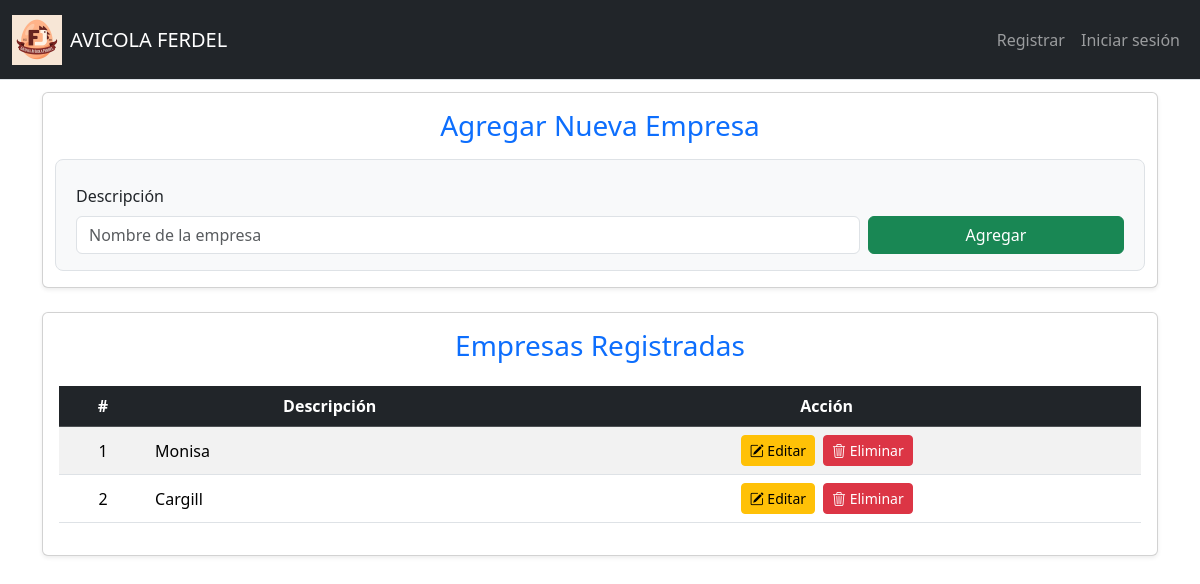
The app's page /empresa, older data.
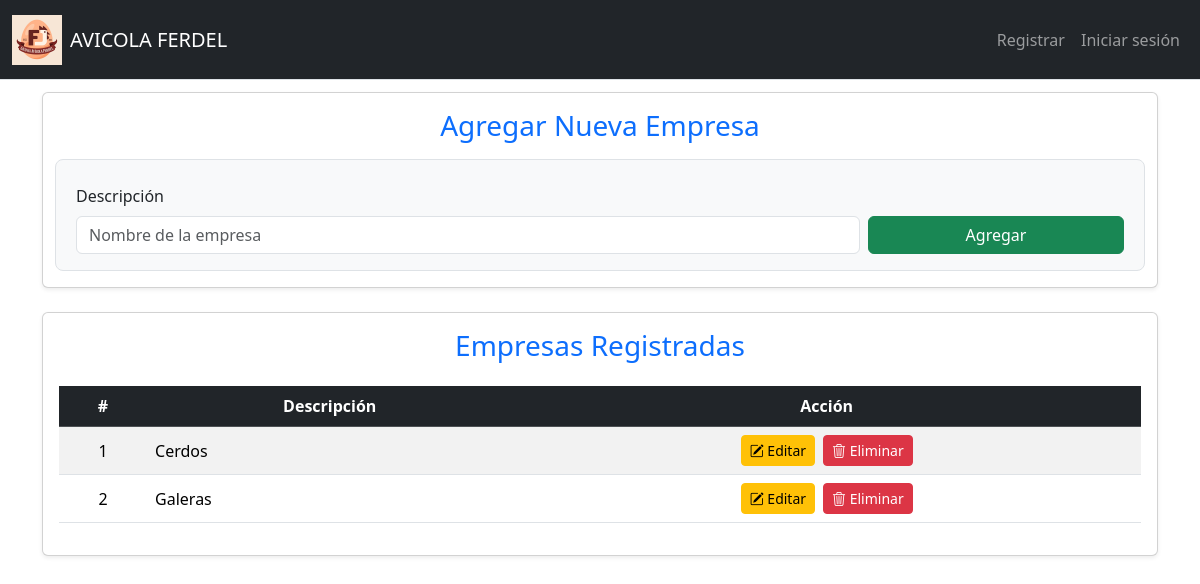
The same page, newer data.
### tables this page shows
CREATE TABLE Empresa (
    ID_Empresa INTEGER PRIMARY KEY AUTOINCREMENT,
    Descripcion TEXT
);

### app.py (the view, shortened to what this page needs)
@app.route("/empresa", methods=["GET", "POST"])
def empresa():
    empresas = db.execute("SELECT * FROM Empresa ORDER BY ID_Empresa")
    return render_template("empresa.html", empresas=empresas)

### app.py (called while the page is built)
@app.after_request
def after_request(response):
    response.headers["Cache-Control"] = "no-cache, no-store, must-revalidate"
    response.headers["Expires"] = 0
    response.headers["Pragma"] = "no-cache"
    return response

### Templates/empresa.html (shortened to what this page needs)
{% extends "layout.html" %}
{% block main %}
<div class="container">
    <div class="card shadow-sm mb-4">
        <div class="card-body">
            <h3 class="card-title text-center text-primary mb-4">Agregar Nueva Empresa</h3>
            <form method="post" class="row g-2 p-3 bg-light rounded-3 border">
                <div class="col-md-9 col-sm-12">
                    <label class="form-label">Descripción</label>
                    <input type="text" name="descripcion" class="form-control" placeholder="Nombre de la empresa" required>
                </div>
                <div class="col-md-3 col-sm-12 d-flex align-items-end">
                    <button type="submit" class="btn btn-success w-100">Agregar</button>
                </div>
            </form>
        </div>
    </div>
    <div class="card shadow-sm">
        <div class="card-body">
            <h3 class="card-title text-center text-primary mb-4">Empresas Registradas</h3>
            <div class="table-responsive">
                <table class="table table-striped table-hover align-middle">
                    <thead class="table-dark text-center">
                        <tr>
                            <th>#</th>
                            <th>Descripción</th>
                            <th>Acción</th>
                        </tr>
                    </thead>
                    <tbody>
                        {% for e in empresas %}
                        <tr>
                            <td class="text-center">{{ e.ID_Empresa }}</td>
                            <td>{{ e.Descripcion }}</td>
                            <td class="text-center">
                                <div class="d-flex justify-content-center gap-2">
                                    <a href="{{ url_for('editar_empresa', id=e.ID_Empresa) }}" class="btn btn-sm btn-warning">
                                        <i class="bi bi-pencil-square"></i> Editar
                                    </a>
                                    <a href="{{ url_for('eliminar_empresa', id=e.ID_Empresa) }}" class="btn btn-sm btn-danger" onclick="return confirm('¿Seguro de eliminar?');">
                                        <i class="bi bi-trash3"></i> Eliminar
                                    </a>
                                </div>
                            </td>
                        </tr>
                        {% else %}
                        <tr>
                            <td colspan="3" class="text-center text-muted">No hay empresas registradas.</td>
                        </tr>
                        {% endfor %}
                    </tbody>
                </table>
            </div>
        </div>
    </div>
</div>
{% endblock %}

### Templates/layout.html (shortened to what this page needs)
<!DOCTYPE html>
<html lang="es">
<head>
    <link href="https://cdn.jsdelivr.net/npm/bootstrap@5.3.3/dist/css/bootstrap.min.css" rel="stylesheet"
>
    <link rel="stylesheet" href="https://cdn.jsdelivr.net/npm/bootstrap-icons@1.11.1/font/bootstrap-icons.css">
    <link rel="stylesheet" href="{{ url_for('static', filename='styles.css') }}">
</head>
<body>
    <nav class="navbar navbar-expand-lg navbar-dark bg-dark border-bottom fixed-top">
        <div class="container-fluid">
            <div class="navbar-container">
                <div class="navbar-brand-container">
                    <img src="{{ url_for('static', filename='logoFerdel_web.png') }}"
                         alt="Logo de Ferdel"
                         width="50"
                         height="50"
                         class="img-fluid d-none d-sm-block">
                    <a class="navbar-brand" href="/">AVICOLA FERDEL</a>
                </div>
                <div class="collapse navbar-collapse navbar-menu" id="navbarNav">
                    {% if current_user.is_authenticated %}
                    <ul class="navbar-nav me-auto">
                        <li class="nav-item dropdown">
                            <a class="nav-link dropdown-toggle" href="#" id="comprasDropdown" role="button"
                               data-bs-toggle="dropdown" aria-expanded="false">
                                <i class="bi bi-cart-plus d-lg-none"></i>
                                <span>Compras</span>
                            </a>
                            <ul class="dropdown-menu" aria-labelledby="comprasDropdown">
                                <li><a class="dropdown-item" href="/compras"><i class="bi bi-plus-circle"></i>Agregar Compras</a></li>
                                <li><a class="dropdown-item" href="/gestionar_compras"><i class="bi bi-pencil-square"></i>Editar Compras</a></li>
                            </ul>
                        </li>
                        <li class="nav-item dropdown">
                            <a class="nav-link dropdown-toggle" href="#" id="ventasDropdown" role="button"
                               data-bs-toggle="dropdown" aria-expanded="false">
                                <i class="bi bi-cash-stack d-lg-none"></i>
                                <span>Ventas</span>
                            </a>
                            <ul class="dropdown-menu" aria-labelledby="ventasDropdown">
                                <li><a class="dropdown-item" href="/ventas"><i class="bi bi-plus-circle"></i>Agregar Ventas</a></li>
                                <li><a class="dropdown-item" href="/gestionar_ventas"><i class="bi bi-pencil-square"></i>Editar Ventas</a></li>
                            </ul>
                        </li>
                        <li class="nav-item dropdown">
                            <a class="nav-link dropdown-toggle" href="#" id="cobrosDropdown" role="button"
                               data-bs-toggle="dropdown" aria-expanded="false">
                                <i class="bi bi-currency-dollar d-lg-none"></i>
                                <span>Cobros</span>
                            </a>
                            <ul class="dropdown-menu" aria-labelledby="cobrosDropdown">
                                <li><a class="dropdown-item" href="{{ url_for('cobros') }}"><i class="bi bi-eye"></i>Ver Cobros</a></li>
                            </ul>
                        </li>
                        <li class="nav-item dropdown">
                            <a class="nav-link dropdown-toggle" href="#" id="pagosDropdown" role="button"
                               data-bs-toggle="dropdown" aria-expanded="false">
                                <i class="bi bi-credit-card d-lg-none"></i>
                                <span>Pagos</span>
                            </a>
                            <ul class="dropdown-menu" aria-labelledby="pagosDropdown">
                                <li><a class="dropdown-item" href="{{ url_for('pagos') }}"><i class="bi bi-eye"></i>Ver Pagos</a></li>
                            </ul>
                        </li>
                        <li class="nav-item dropdown">
                            <a class="nav-link dropdown-toggle" href="#" id="facturaDropdown" role="button"
                               data-bs-toggle="dropdown" aria-expanded="false">
                                <i class="bi bi-receipt d-lg-none"></i>
                                <span>Factura</span>
                            </a>
                            <ul class="dropdown-menu" aria-labelledby="facturaDropdown">
                                <li><a class="dropdown-item" href="{{ url_for('visualizar_facturas') }}"><i class="bi bi-eye"></i>Visualizar Factura</a></li>
                                <li><a class="dropdown-item" href="/factura_alterna"><i class="bi bi-file-earmark-plus"></i>Generar nueva Factura</a></li>
                            </ul>
                        </li>
                        <li class="nav-item dropdown">
                            <a class="nav-link dropdown-toggle" href="#" id="bodegaDropdown" role="button"
                               data-bs-toggle="dropdown" aria-expanded="false">
                                <i class="bi bi-box-seam d-lg-none"></i>
                                <span>Bodega</span>
                            </a>
                            <ul class="dropdown-menu" aria-labelledby="bodegaDropdown">
                                <li><a class="dropdown-item" href="/bodega"><i class="bi bi-eye"></i>Ver Bodega</a></li>
                                <li><a class="dropdown-item" href="{{ url_for('historial_inventario') }}"><i class="bi bi-clock-history"></i>Historial de Movimientos</a></li>
                            </ul>
                        </li>
                        <li class="nav-item dropdown">
                            <a class="nav-link dropdown-toggle" href="#" id="vehiculosDropdown" role="button"
                               data-bs-toggle="dropdown" aria-expanded="false">
                                <i class="bi bi-truck d-lg-none"></i>
                                <span>Vehiculos</span>
                            </a>
                            <ul class="dropdown-menu" aria-labelledby="vehiculosDropdown">
                                <li><a class="dropdown-item" href="{{ url_for('vehiculos') }}"><i class="bi bi-eye"></i>Ver Vehículos</a></li>
                                <li><a class="dropdown-item" href="{{ url_for('combustible') }}"><i class="bi bi-fuel-pump"></i>Gasto de Combustibles</a></li>
                                <li><a class="dropdown-item" href="#"><i class="bi bi-tools"></i>Gestionar Mantenimiento</a></li>
                            </ul>
                        </li>
                        <li class="nav-item dropdown">
                            <a class="nav-link dropdown-toggle" href="#" id="CatalogosDropdown" role="button"
                               data-bs-toggle="dropdown" aria-expanded="false">
                                <i class="bi bi-book d-lg-none"></i>
                                <span>Catálogos</span>
                            </a>
                            <ul class="dropdown-menu" aria-labelledby="CatalogosDropdown">
                                <li><a class="dropdown-item" href="/clientes"><i class="bi bi-people"></i>Gestionar Clientes</a></li>
                                <li><a class="dropdown-item" href="/proveedores"><i class="bi bi-truck"></i>Gestionar Proveedores</a></li>
                                <li><a class="dropdown-item" href="/productos"><i class="bi bi-box-seam"></i>Gestionar Productos</a></li>
                                <li><a class="dropdown-item" href="/empresa"><i class="bi bi-building"></i>Gestionar Empresa</a></li>
                                <li><a class="dropdown-item" href="{{ url_for('familia') }}"><i class="bi bi-diagram-3"></i>Gestionar Familias</a></li>
                                <li><a class="dropdown-item" href="{{ url_for('tipo_producto') }}"><i class="bi bi-tags"></i>Gestionar Tipos de Producto</a></li>
                            </ul>
                        </li>
                    </ul>
                    <ul class="navbar-nav">
                        <li class="nav-item">
                            <span class="nav-link text-white">
                                <i class="bi bi-person-circle d-lg-none"></i>
                                <span class="d-none d-md-inline">BIENVENIDO, </span>
                                <span class="d-inline d-md-none">Bienv. </span>
                                {{ current_user.username }}
                            </span>
                        </li>
                        <li class="nav-item">
                            <a class="nav-link" href="/logout">
                                <i class="bi bi-box-arrow-right d-lg-none"></i>
                                <span class="d-none d-sm-inline">Cerrar sesión</span>
                                <span class="d-inline d-sm-none">Salir</span>
                            </a>
                        </li>
                    </ul>
                    {% else %}
                    <ul class="navbar-nav ms-auto">
                        <li class="nav-item">
                            <a class="nav-link" href="/register">
                                <span class="d-none d-sm-inline">Registrar</span>
                            </a>
                        </li>
                        <li class="nav-item">
                            <a class="nav-link" href="/login">
                                <span class="d-none d-sm-inline">Iniciar sesión</span>
                            </a>
                        </li>
                    </ul>
                    {% endif %}
                </div>
            </div>
        </div>
    </nav>
    <main class="container-fluid py-3">
        <div class="row justify-content-center">
            <div class="col-12 col-xxl-10">
                {% block main %}
                {% endblock %}
            </div>
        </div>
    </main>
</body>
</html>

### static/styles.css (style rules this page uses)
:root { --navbar-height-lg: 80px; --navbar-height-sm: 100px; --mobile-breakpoint: 576px; --tablet-breakpoint: 768px; --desktop-breakpoint: 992px; --navbar-bg: #212529; --dropdown-bg: rgba(52, 58, 64, 0.95); }
body { min-height: 100vh; display: flex; flex-direction: column; font-size: 1rem; }
main { padding-top: var(--navbar-height-lg); flex: 1; }
.navbar { height: auto; min-height: var(--navbar-height-lg); }
.navbar-container { display: flex; flex-wrap: wrap; align-items: center; justify-content: space-between; width: 100%; }
.navbar-brand-container { display: flex; align-items: center; flex-shrink: 0; }
.navbar-brand { white-space: nowrap; overflow: hidden; text-overflow: ellipsis; max-width: 200px; margin-left: 0.5rem; }
.navbar-menu { flex-grow: 1; display: flex; justify-content: space-between; }
.dropdown-item, .nav-link { padding: 0.5rem 1rem; display: flex; align-items: center; }
.navbar-collapse { transition: all 0.3s ease; }

### Templates/layout.html (style rules this page uses)
:root { --navbar-height: 56px; }
body { padding-top: calc(var(--navbar-height) + 20px); min-height: 100vh; display: flex; flex-direction: column; }
.fixed-top { position: fixed; top: 0; right: 0; left: 0; z-index: 1030; }
main { flex: 1; padding-top: 1rem; }

Row changes from the older to the newer data that the page shows:
changed Empresa id 1: Descripcion "Monisa" → "Cerdos"
changed Empresa id 2: Descripcion "Cargill" → "Galeras"
